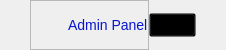
         <widget class="QFrame" name="top_menu">
          <property name="minimumSize">
           <size>
            <width>0</width>
            <height>50</height>
           </size>
          </property>
          <property name="maximumSize">
           <size>
            <width>16777215</width>
            <height>50</height>
           </size>
          </property>
          <property name="styleSheet">
           <string notr="true">#top_menu {
	background: #F2F3F6;
}

QPushButton {
	background: transparent;
	font-size: 14px;
	color: #757C9F;
	outline: 0;
}

QPushButton:hover {
	color: #0915CC;
}

QPushButton[selected=true] {
	color: #0915CC;
}</string>
          </property>
          <property name="frameShape">
           <enum>QFrame::NoFrame</enum>
          </property>
          <property name="frameShadow">
           <enum>QFrame::Raised</enum>
          </property>
          <layout class="QHBoxLayout" name="top_menu_layout" stretch="0,0,0">
           <property name="spacing">
            <number>0</number>
           </property>
           <property name="leftMargin">
            <number>30</number>
           </property>
           <property name="topMargin">
            <number>0</number>
           </property>
           <property name="rightMargin">
            <number>30</number>
           </property>
           <property name="bottomMargin">
            <number>0</number>
           </property>
           <item>
            <widget class="QFrame" name="logo_frame">
             <property name="frameShape">
              <enum>QFrame::StyledPanel</enum>
             </property>
             <property name="frameShadow">
              <enum>QFrame::Raised</enum>
             </property>
             <layout class="QHBoxLayout" name="logo_layout">
              <property name="spacing">
               <number>10</number>
              </property>
              <property name="leftMargin">
               <number>0</number>
              </property>
              <property name="topMargin">
               <number>0</number>
              </property>
              <property name="rightMargin">
               <number>0</number>
              </property>
              <property name="bottomMargin">
               <number>0</number>
              </property>
              <item>
               <widget class="QLabel" name="logo_icon">
                <property name="minimumSize">
                 <size>
                  <width>27</width>
                  <height>32</height>
                 </size>
                </property>
                <property name="maximumSize">
                 <size>
                  <width>27</width>
                  <height>32</height>
                 </size>
                </property>
                <property name="styleSheet">
                 <string notr="true"> image: url(:/image/logo.svg);</string>
                </property>
                <property name="text">
                 <string/>
                </property>
                <property name="scaledContents">
                 <bool>false</bool>
                </property>
               </widget>
              </item>
              <item>
               <widget class="QLabel" name="logo_text">
                <property name="styleSheet">
                 <string notr="true">color: #0915CC;
font-size: 14px;</string>
                </property>
                <property name="text">
                 <string>Admin Panel</string>
                </property>
               </widget>
              </item>
             </layout>
            </widget>
           </item>
           <item alignment="Qt::AlignHCenter">
            <widget class="QFrame" name="menu_frame">
             <property name="styleSheet">
              <string notr="true">QLabel {
	background: #0915CC;
	border-top-left-radius: 3px;
	border-top-right-radius: 3px;
}</string>
             </property>
             <property name="frameShape">
              <enum>QFrame::NoFrame</enum>
             </property>
             <property name="frameShadow">
              <enum>QFrame::Raised</enum>
             </property>
             <layout class="QHBoxLayout" name="menu_layout">
              <property name="spacing">
               <number>60</number>
              </property>
              <property name="leftMargin">
               <number>0</number>
              </property>
              <property name="topMargin">
               <number>0</number>
              </property>
              <property name="rightMargin">
               <number>0</number>
              </property>
              <property name="bottomMargin">
               <number>0</number>
              </property>
             </layout>
            </widget>
           </item>
           <item alignment="Qt::AlignRight">
            <widget class="QPushButton" name="profile_butt">
             <property name="cursor">
              <cursorShape>PointingHandCursor</cursorShape>
             </property>
             <property name="styleSheet">
              <string notr="true"/>
             </property>
             <property name="text">
              <string/>
             </property>
             <property name="icon">
              <iconset>
               <normalon>:/image/account@2x.svg</normalon>
              </iconset>
             </property>
             <property name="iconSize">
              <size>
               <width>20</width>
               <height>20</height>
              </size>
             </property>
             <property name="checkable">
              <bool>true</bool>
             </property>
            </widget>
           </item>
          </layout>
         </widget>
